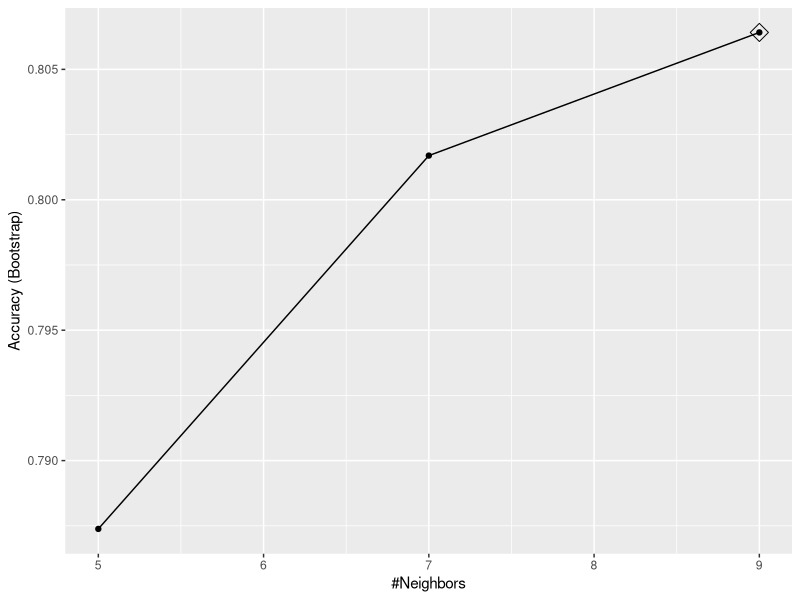
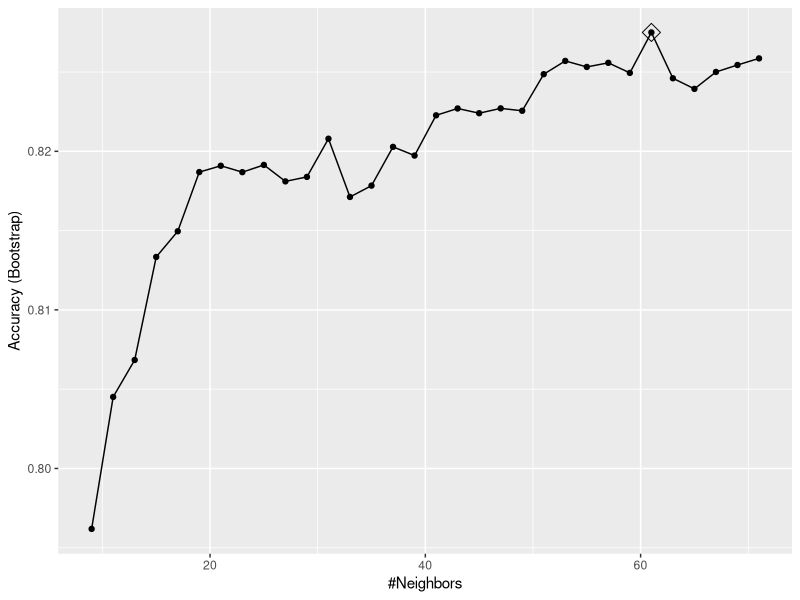
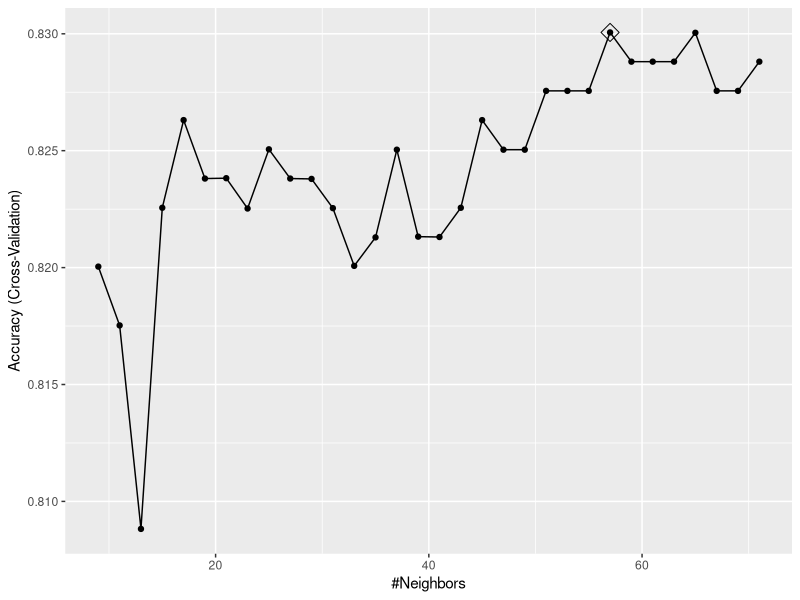
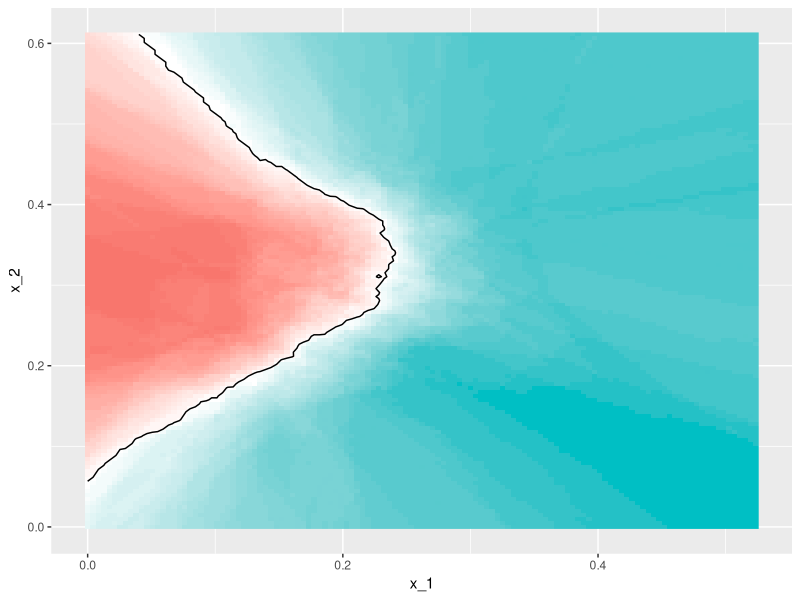
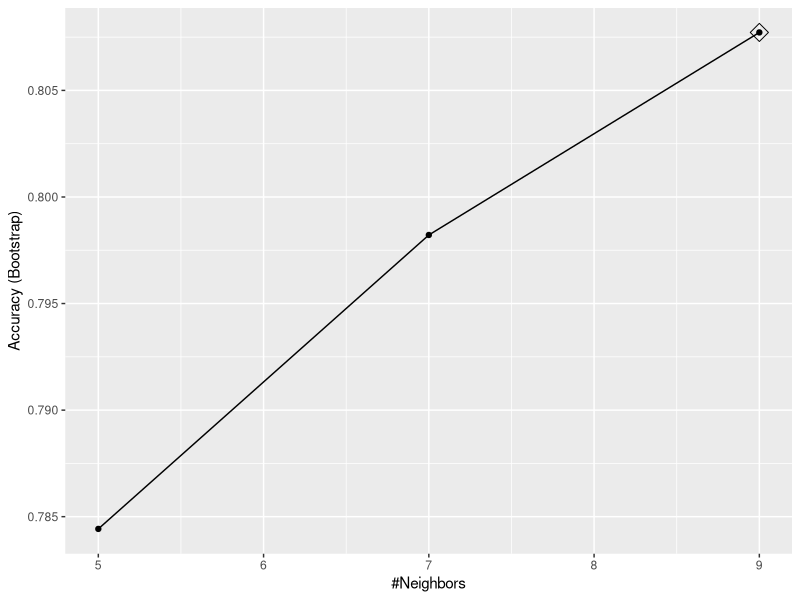
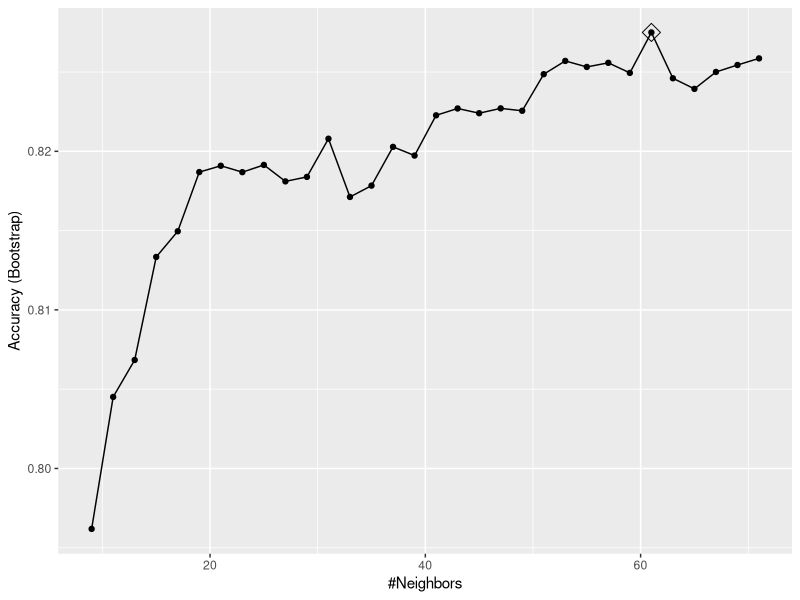
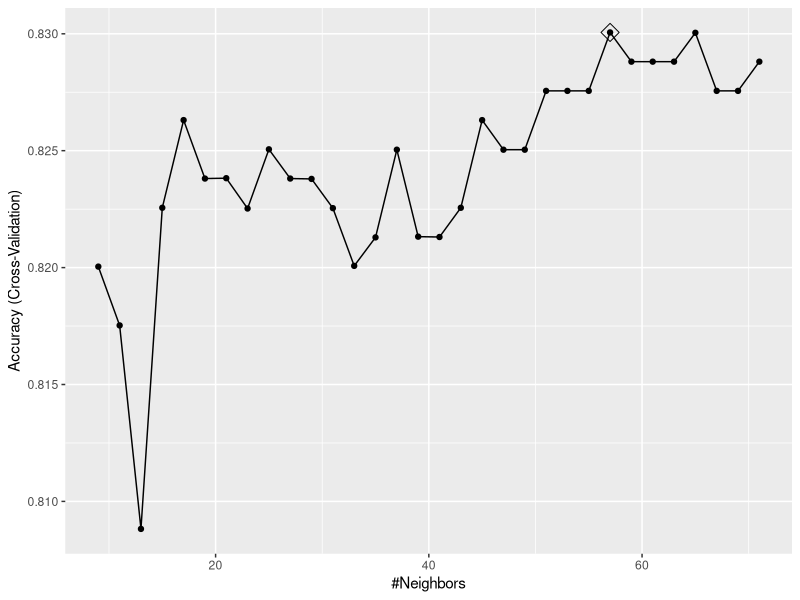
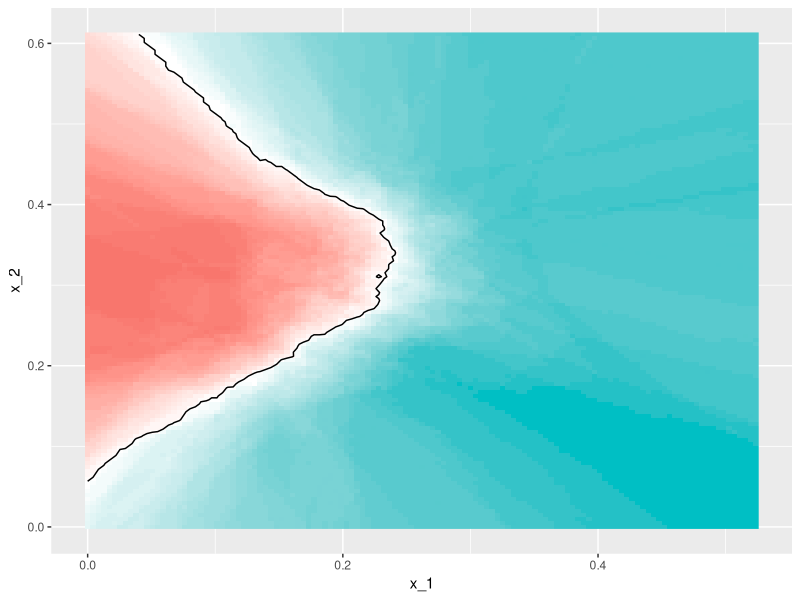

R code for these plots, in order: (Note: this script raises an error after producing the figures.)
## Section 5.1 - The Caret Package

# Caret Package -----------------------------------------------------------

# We have already learned about regression and k-nearest neighbors as machine learning
# algorithms. In the provided reading materials, you can learn several other algorithms.
# Many of these algorithms are implemented in R. However, they are distributed via different
# packages developed by different authors and often use different syntax. The caret package
# helps provide a uniform interface and standardized syntax for the many different machine
# learning packages in R. Note that caret does not automatically install the packages needed. The
# required packages for each method are described in the package manual.

# Here, we provide some simple examples showing how we use this incredibly helpful package. We will
# use the 2 or 7 example to illustrate. We load the data like this:
library(tidyverse)
library(dslabs)
data("mnist_27")

# The caret train() function lets us train different algorithms using simple syntax. For example,
# we're going to fit two algorithms typing the following:
library(caret)
train_glm <- train(y ~ ., method = "glm", data = mnist_27$train)
train_knn <- train(y ~ ., method = "knn", data = mnist_27$train)

# To make predictions, we can use the output of this function directly without needing to look at
# the specifics of the specific packages that implement these algorithms. Instead, we can learn
# how to obtain predictions using predict.train. The code looks the same for both methods:
y_hat_glm <- predict(train_glm, mnist_27$test, type = "raw")
y_hat_knn <- predict(train_knn, mnist_27$test, type = "raw")

# This permits us to quickly compare the algorithms. For example, we can compare the accuracy:
confusionMatrix(y_hat_glm, mnist_27$test$y)$overall[["Accuracy"]]
confusionMatrix(y_hat_knn, mnist_27$test$y)$overall[["Accuracy"]]

# When an algorithm includes a tuning parameter, train() automatically uses cross-validation
# to decide among a few default values that it tries. To find out what parameter or parameters
# are optimized, you can read the manual or study the output of the the getModelInfo() and
# modelLookup() functions:
getModelInfo("knn")
modelLookup("knn")

# If you run it with default values, you can quickly see the result of the cross-validation using
# the ggplot() function.
ggplot(train_knn, highlight = TRUE)
  # the argument 'highlight' highlights the max

# By default, the cross-validation is performed taking 25 bootstrap samples comprised of 25% of
# the observations. For the kNN method, the default is to try the parameters k = 5, 7, and 9. We
# can change this using the tune grid parameter in the train() function to select a grid of values to
# be compared.

# The grid of values must be supplied by a data frame with the parameter names as specified in the
# modelLookup() output. Here, we present an example where we try out 30 values between 9 and 67. To
# do this with caret, we need to define a column named k:
data.frame(k = seq(9, 67, 2))
  # NOTE that when running this code, we're fitting 30 versions of kNN to 25 bootstrap samples.
  # Since we're filling 30*25, or 750, kNN models, running the following code (which implements all
  # this) will take several seconds.
set.seed(2008)
train_knn <- train(y ~ ., method = "knn",
                   data = mnist_27$train,
                   tuneGrid = data.frame(k = seq(9, 71, 2)))
ggplot(train_knn, highlight = TRUE)

# The ggplot() function shows us the accuracy for all the parameters we tried. To access the parameter
# that maximizes the accuracy, you can access it using the bestTune component of the output of the
# train() function:
train_knn$bestTune
# and the best performing model like this:
train_knn$finalModel

# The function predict() will use this best performing model. Here is the accuracy for the best
# model when applied to the test set, which we have not used at all yet because the cross-validation
# was done on the training set.
confusionMatrix(predict(train_knn, mnist_27$test, type = "raw"),
                mnist_27$test$y)$overall["Accuracy"]

# If we want to change how we perform cross-validation, we can use the trControl parameter and the
# trainControl() function. We can make the code we just saw a bit faster by using, for example,
# 10-fold cross-validation. This means we have 10 samples using 10% of the observations each.
control <- trainControl(method = "cv", number = 10, p = .9)
train_knn_cv <- train(y ~ ., method = "knn",
                      data = mnist_27$train,
                      tuneGrid = data.frame(k = seq(9, 71, 2)),
                      trControl = control)
ggplot(train_knn_cv, highlight = TRUE)
  # We notice that the accuracy estimates are more variable, which is expected since we changed
  # the number of samples used to estimate accuracy. NOTE that the results component of the 
  # train output includes several summary statistics related to the variability of the cross-
  # validation estimate.
names(train_knn_cv$results)

# Now, let's look at the best fitting kNN model.
plot_cond_prob <- function(p_hat=NULL){
  tmp <- mnist_27$true_p
  if(!is.null(p_hat)){
    tmp <- mutate(tmp, p=p_hat)
  }
  tmp %>% ggplot(aes(x_1, x_2, z=p, fill=p)) +
    geom_raster(show.legend = FALSE) +
    scale_fill_gradientn(colors=c("#F8766D","white","#00BFC4")) +
    stat_contour(breaks=c(0.5),color="black")
}

plot_cond_prob(predict(train_knn, mnist_27$true_p, type = "prob")[,2])

# The best fitting kNN model approximates the true conditional probability. However, we do see
# that the boundary is somewhat wiggly. This is because kNN, like the basic bin smoother, does
# not use a kernel. To improve this, we could use another algorithm called loess.

# Note that not all parameters in machine learning algorithms are tuned. We use the
# train() function to only optimize parameters that are tunable.

# ..Code..
library(tidyverse)
library(dslabs)
data("mnist_27")

library(caret)
train_glm <- train(y ~ ., method = "glm", data = mnist_27$train)
train_knn <- train(y ~ ., method = "knn", data = mnist_27$train)

y_hat_glm <- predict(train_glm, mnist_27$test, type = "raw")
y_hat_knn <- predict(train_knn, mnist_27$test, type = "raw")

confusionMatrix(y_hat_glm, mnist_27$test$y)$overall[["Accuracy"]]
confusionMatrix(y_hat_knn, mnist_27$test$y)$overall[["Accuracy"]]

getModelInfo("knn")
modelLookup("knn")

ggplot(train_knn, highlight = TRUE)

data.frame(k = seq(9, 67, 2))

set.seed(2008)
train_knn <- train(y ~ ., method = "knn",
                   data = mnist_27$train,
                   tuneGrid = data.frame(k = seq(9, 71, 2)))

ggplot(train_knn, highlight = TRUE)

train_knn$bestTune
train_knn$finalModel

confusionMatrix(predict(train_knn, mnist_27$test, type = "raw"),
                mnist_27$test$y)$overall["Accuracy"]

control <- trainControl(method = "cv", number = 10, p = .9)
train_knn_cv <- train(y ~ ., method = "knn",
                      data = mnist_27$train,
                      tuneGrid = data.frame(k = seq(9, 71, 2)),
                      trControl = control)
ggplot(train_knn_cv, highlight = TRUE)

names(train_knn_cv$results)

plot_cond_prob <- function(p_hat=NULL){
  tmp <- mnist_27$true_p
  if(!is.null(p_hat)){
    tmp <- mutate(tmp, p=p_hat)
  }
  tmp %>% ggplot(aes(x_1, x_2, z=p, fill=p)) +
    geom_raster(show.legend = FALSE) +
    scale_fill_gradientn(colors=c("#F8766D","white","#00BFC4")) +
    stat_contour(breaks=c(0.5),color="black")
}

plot_cond_prob(predict(train_knn, mnist_27$true_p, type = "prob")[,2])

# Fitting with Loess ------------------------------------------------------

# The "gam" package allows us to fit a model using the gamLoess method in caret.
# This method produces a smoother estimate of the conditional probability than kNN.

# ..Code..
install.packages("gam")
modelLookup("gamLoess")

grid <- expand.grid(span = seq(0.15, 0.65, len = 10), degree = 1)

train_loess <- train(y ~ ., 
                     method = "gamLoess",
                     tuneGrid=grid,
                     data = mnist_27$train)
ggplot(train_loess, highlight = TRUE)

confusionMatrix(data = predict(train_loess, mnist_27$test), 
                reference = mnist_27$test$y)$overall["Accuracy"]

p1 <- plot_cond_prob(predict(train_loess, mnist_27$true_p, type = "prob")[,2])
p1

# Trees and Random Forests ------------------------------------------------

# While we have explored machine learning algorithms such as kNN and Loess in the course thus
# far, tree-based methods such as classification and regression trees (CART) and random
# forest are other commonly-used machine learning methods you may encounter. Here, we
# present key points to introduce these methods along with a comprehension check to assess
# understanding of these methods.

# Some methods, such as LDA and QDA, are not meant to be used with many predictors p because
# the number of parameters needed to be estimated becomes too large.

# Curse of dimensionality: For kernel methods such as kNN or local regression, when they
# have multiple predictors used,  the span/neighborhood/window made to include a given
# percentage of the data become large. With larger neighborhoods, our methods lose flexibility.
# The dimension here refers to the fact that when we have p predictors, the distance between
# two observations is computed in p-dimensional space.

# A tree is basically a flow chart of yes or no questions. The general idea of the methods we
# are describing is to define an algorithm that uses data to create these trees with
# predictions at the ends, referred to as nodes.

# When the outcome is continuous, we call the decision tree a regression tree.

# When the outcome is categorical, we call the decision tree a classification tree.

# Decision trees operate by predicting an outcome variable Y by partitioning the predictors.

# The general idea here is to build a decision tree and, at end of each node, obtain a
# predictor y_hat. Mathematically, we are partitioning the predictor space into J
# non-overlapping regions, R_1, R_2,..., R_J and then for any predictor x that falls
# within region R_j, estimate f(x) with the average of the training observations y_i
# for which the associated predictor x_i is also in R_j.

# Two common parameters used for partition decision are the complexity parameter (cp) and
# the minimum number of observations required in a partition before partitioning it further
# (minsplit in the rpart package). 

# Classification trees form predictions by calculating which class is the most common among
# the training set observations within the partition, rather than taking the average in
# each partition as with regression trees.

# Two of the more popular metrics to choose the partitions are the Gini index and entropy.

  # Gini(j) = the sum of k = 1 to K of p_hat_j,k (1 - p_hat_j,k)

  # entropy(j) = negative, the sum of k = 1 to K of p_hat_j,k log(p_hat_j,k), with 0

# We can use the geom_step() function in ggplot to visualize the fit of our model when using
# only a single predictor. We can use the functions plot() and text() to display the
# decision process used by our tree whether including one or many predictors.

# Pros: Decision trees are highly interpretable and easy to visualize. They can model human
# decision processes and don’t require use of dummy predictors for categorical variables.

# Cons: The approach via recursive partitioning can easily over-train and is therefore a
# bit harder to train than kNN. Furthermore, in terms of accuracy, it is rarely the best
# performing method since it is not very flexible and is highly unstable to changes in
# training data. 

# Random forests are a very popular machine learning approach that addresses the
# shortcomings of decision trees. The goal is to improve prediction performance and reduce
# instability by averaging multiple decision trees (a forest of trees constructed with
# randomness).

# The general idea of random forests is to generate many predictors, each using regression
# or classification trees, and then forming a final prediction based on the average
# prediction of all these trees. To assure that the individual trees are not the same,
# we use the bootstrap to induce randomness. 

# A disadvantage of random forests is that we lose interpretability.

# An approach that helps with interpretability is to examine variable importance. To define
# variable importance we count how often a predictor is used in the individual trees. The
# caret package includes the function varImp that extracts variable importance from any
# model in which the calculation is implemented.

# ..Code..
# Load tidyverse
library(tidyverse)

# load package for decision tree
library(rpart)

# load the dslabs package
library(dslabs)

# fit a decision tree using the polls_2008 dataset, 
# which contains only one predictor (day)
# and the outcome (margin)
fit <- rpart(margin ~ ., data = polls_2008)

# display the decision tree
plot(fit, margin = 0.1)
text(fit, cex = 0.75)

# examine the fit from the decision tree model
polls_2008 %>%  
  mutate(y_hat = predict(fit)) %>% 
  ggplot() +
  geom_point(aes(day, margin)) +
  geom_step(aes(day, y_hat), col="red")

# fit a decision tree on the mnist data using cross validation
train_rpart <- train(y ~ .,
                     method = "rpart",
                     tuneGrid = data.frame(cp = seq(0.0, 0.1, len = 25)),
                     data = mnist_27$train)
# and plot it
plot(train_rpart)

# compute accuracy
confusionMatrix(predict(train_rpart, mnist_27$test), mnist_27$test$y)$overall["Accuracy"]

# view the final decision tree
plot(train_rpart$finalModel, margin = 0.1) # plot tree structure
text(train_rpart$finalModel) # add text labels

# load library for random forest
library(randomForest)
train_rf <- randomForest(y ~ ., data=mnist_27$train)
confusionMatrix(predict(train_rf, mnist_27$test), mnist_27$test$y)$overall["Accuracy"]

# use cross validation to choose parameter
train_rf_2 <- train(y ~ .,
                    method = "Rborist",
                    tuneGrid = data.frame(predFixed = 2, minNode = c(3, 50)),
                    data = mnist_27$train)
confusionMatrix(predict(train_rf_2, mnist_27$test), mnist_27$test$y)$overall["Accuracy"]
